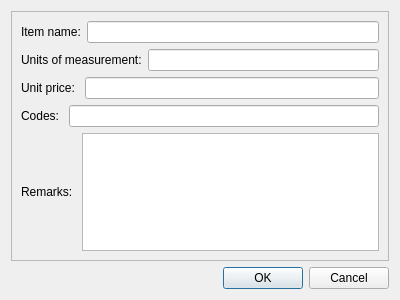
<?xml version="1.0" encoding="UTF-8"?>
<ui version="4.0">
 <class>Dialog</class>
 <widget class="QDialog" name="Dialog">
  <property name="geometry">
   <rect>
    <x>0</x>
    <y>0</y>
    <width>400</width>
    <height>300</height>
   </rect>
  </property>
  <property name="windowTitle">
   <string>Add Item</string>
  </property>
  <layout class="QVBoxLayout" name="verticalLayout">
   <item>
    <widget class="QFrame" name="frame">
     <property name="frameShape">
      <enum>QFrame::StyledPanel</enum>
     </property>
     <property name="frameShadow">
      <enum>QFrame::Raised</enum>
     </property>
     <layout class="QVBoxLayout" name="verticalLayout_2">
      <item>
       <layout class="QHBoxLayout" name="horizontalLayout">
        <item>
         <widget class="QLabel" name="label">
          <property name="text">
           <string>Item name:</string>
          </property>
         </widget>
        </item>
        <item>
         <widget class="QLineEdit" name="itemName"/>
        </item>
       </layout>
      </item>
      <item>
       <layout class="QHBoxLayout" name="horizontalLayout_2">
        <item>
         <widget class="QLabel" name="label_2">
          <property name="text">
           <string>Units of measurement:</string>
          </property>
         </widget>
        </item>
        <item>
         <widget class="QLineEdit" name="UnitOfMeasurement"/>
        </item>
       </layout>
      </item>
      <item>
       <layout class="QHBoxLayout" name="horizontalLayout_3">
        <item>
         <widget class="QLabel" name="label_3">
          <property name="text">
           <string>Unit price: </string>
          </property>
         </widget>
        </item>
        <item>
         <widget class="QLineEdit" name="unitPrice">
          <property name="text">
           <string/>
          </property>
         </widget>
        </item>
       </layout>
      </item>
      <item>
       <layout class="QHBoxLayout" name="horizontalLayout_4">
        <item>
         <widget class="QLabel" name="label_4">
          <property name="text">
           <string>Codes: </string>
          </property>
         </widget>
        </item>
        <item>
         <widget class="QLineEdit" name="codes">
          <property name="text">
           <string/>
          </property>
         </widget>
        </item>
       </layout>
      </item>
      <item>
       <layout class="QHBoxLayout" name="horizontalLayout_5">
        <item>
         <widget class="QLabel" name="label_5">
          <property name="text">
           <string>Remarks: </string>
          </property>
         </widget>
        </item>
        <item>
         <widget class="QTextEdit" name="remarks"/>
        </item>
       </layout>
      </item>
     </layout>
    </widget>
   </item>
   <item>
    <widget class="QDialogButtonBox" name="buttonBox">
     <property name="orientation">
      <enum>Qt::Horizontal</enum>
     </property>
     <property name="standardButtons">
      <set>QDialogButtonBox::Cancel|QDialogButtonBox::Ok</set>
     </property>
    </widget>
   </item>
  </layout>
 </widget>
 <resources/>
 <connections>
  <connection>
   <sender>buttonBox</sender>
   <signal>accepted()</signal>
   <receiver>Dialog</receiver>
   <slot>accept()</slot>
   <hints>
    <hint type="sourcelabel">
     <x>248</x>
     <y>254</y>
    </hint>
    <hint type="destinationlabel">
     <x>157</x>
     <y>274</y>
    </hint>
   </hints>
  </connection>
  <connection>
   <sender>buttonBox</sender>
   <signal>rejected()</signal>
   <receiver>Dialog</receiver>
   <slot>reject()</slot>
   <hints>
    <hint type="sourcelabel">
     <x>316</x>
     <y>260</y>
    </hint>
    <hint type="destinationlabel">
     <x>286</x>
     <y>274</y>
    </hint>
   </hints>
  </connection>
 </connections>
</ui>
